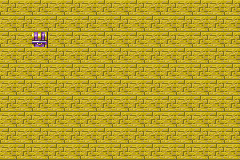

Rendered tile map (Tiled .tmx) drawn with the repository's tilesets; below, a short description and the map source with its tile grids summarised:
An orthogonal 15x10 tile map with 16x16 px tiles, 1 tile layer (Main), 1 hidden layer not drawn.

<map version="1.0" orientation="orthogonal" renderorder="right-down" width="15" height="10" tilewidth="16" tileheight="16" nextobjectid="1">
 <tileset firstgid="1" name="3c003d3e" tilewidth="16" tileheight="16" tilecount="1024" columns="32">
  <image source="FE8/3c003d3e.png" width="512" height="512" />
 </tileset>
 <layer name="Main" width="15" height="10">
  <properties>
   <property name="Anims1" value="0" />
   <property name="ChapterID" value="0x12" />
   <property name="Main" value="" />
   <property name="MapChangesID" value="0x55" />
   <property name="MapID" value="0x53" />
   <property name="ObjectType" value="0x3c" />
   <property name="PaletteID" value="0x3d" />
   <property name="TileConfig" value="0x3e" />
  </properties>
  <data>[150 cells, 150 non-empty, 3 distinct tile ids]</data>
 </layer>
 <layer name="Change" width="15" height="10" visible="0">
  <properties>
   <property name="Height" value="1" />
   <property name="ID" value="0" />
   <property name="Width" value="1" />
   <property name="X" value="2" />
   <property name="Y" value="2" />
  </properties>
  <data>[150 cells, 1 non-empty, 1 distinct tile ids]</data>
 </layer>
</map>
